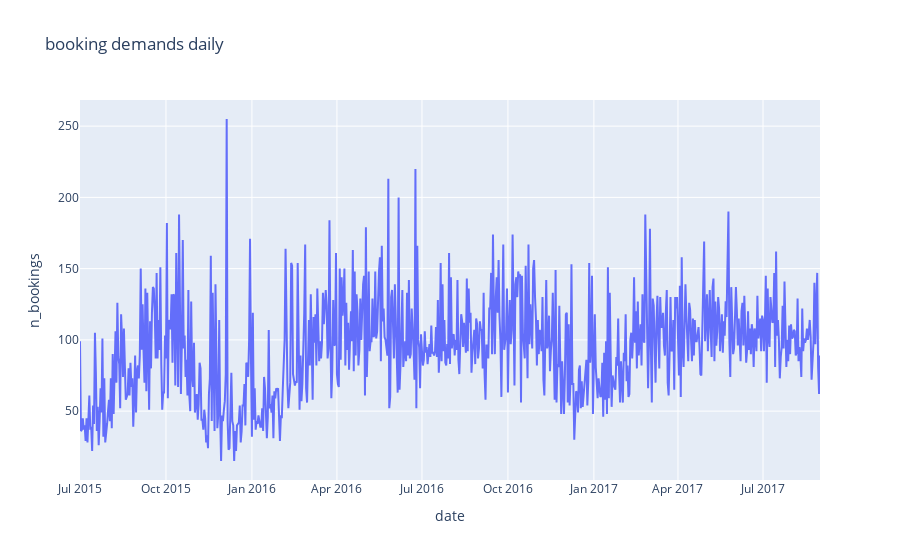

The notebook cell saved with this chart:
### Code cell
fig = px.line(booking, x="date", y="n_bookings", title='booking demands daily')
fig.show()

### Figure 1 — Plotly figure (JSON) as saved in the notebook; plotly's stock layout.template omitted (floating-point values rounded to 4 significant figures; data arrays with more than 128 entries replaced by an {"elided": "..."} marker saying what was removed)
{"data": [{"hovertemplate": "date=%{x}<br>n_bookings=%{y}<extra></extra>", "legendgroup": "", "line": {"color": "#636efa", "dash": "solid"}, "marker": {"symbol": "circle"}, "mode": "lines", "name": "", "orientation": "v", "showlegend": false, "type": "scatter", "x": {"elided": "793 str values"}, "xaxis": "x", "y": {"elided": "793 int values"}, "yaxis": "y"}], "layout": {"legend": {"tracegroupgap": 0}, "title": {"text": "booking demands daily"}, "xaxis": {"anchor": "y", "domain": [0, 1], "title": {"text": "date"}}, "yaxis": {"anchor": "x", "domain": [0, 1], "title": {"text": "n_bookings"}}}}
